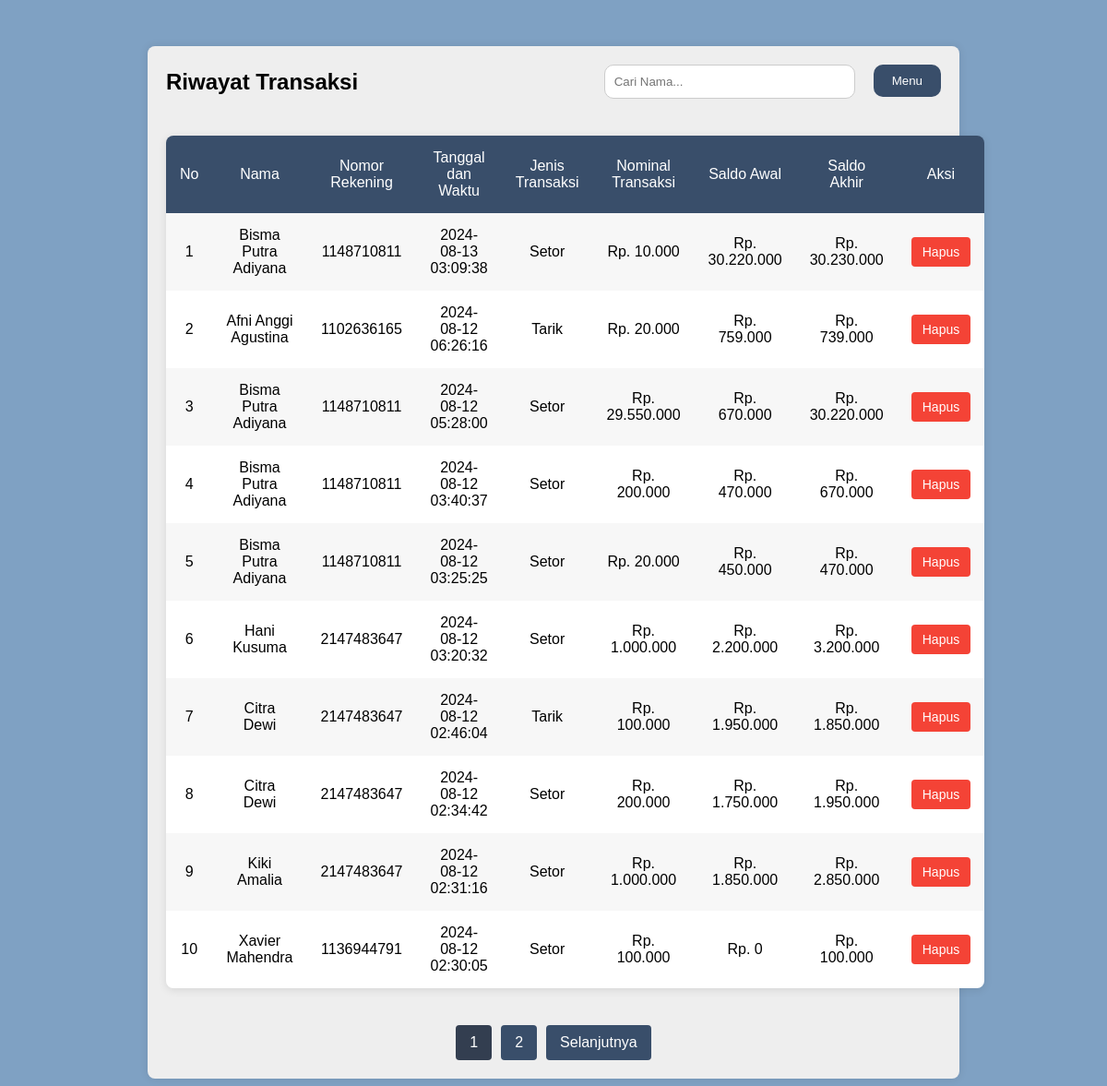
/riwayat.php, run on the app's committed database.
### tables this page shows
CREATE TABLE `riwayat` (
  `id` int(11) NOT NULL,
  `nama` varchar(100) NOT NULL,
  `no_rekening` int(11) NOT NULL,
  `tanggal_waktu` timestamp NOT NULL DEFAULT CURRENT_TIMESTAMP,
  `jenis_transaksi` enum('Setor','Tarik') NOT NULL,
  `nominal` decimal(10,2) NOT NULL,
  `saldo_awal` decimal(10,2) NOT NULL,
  `saldo_akhir` decimal(10,2) NOT NULL
);

### riwayat.php (the view, shortened to what this page needs)
<?php
require_once 'koneksi.php';
$per_page = 10;
$page = isset($_GET['page']) ? (int)$_GET['page'] : 1;
$start = ($page > 1) ? ($page * $per_page) - $per_page : 0;
$search_query = isset($_GET['search']) ? $_GET['search'] : '';
$name_query = $search_query !== '' ? "nama LIKE '%$search_query%'" : '1=1';
$where_query = "WHERE $name_query";
$total = $conn->query("SELECT COUNT(*) AS total FROM riwayat $where_query")->fetch_assoc()['total'];
$pages = ceil($total / $per_page);
$q = $conn->query("SELECT * FROM riwayat $where_query ORDER BY tanggal_waktu DESC LIMIT $start, $per_page");
?>
<!DOCTYPE html>
<html>
<head>
</head>
<body>
    <div class="container">
        <div class="header-container">
            <h1>Riwayat Transaksi</h1>
            <div class="dropdown-wrapper">
                <form method="GET" action="">
                    <input type="text" name="search" placeholder="Cari Nama..." value="<?= htmlspecialchars($search_query) ?>">
                </form>
                <div class="dropdown">
                <button class="dropdown-button">Menu</button>
                </div>
            </div>
        </div>
        <table>
            <tr>
                <th>No</th>
                <th>Nama</th>
                <th>Nomor Rekening</th>
                <th>Tanggal dan Waktu</th>
                <th>Jenis Transaksi</th>
                <th>Nominal Transaksi</th>
                <th>Saldo Awal</th>
                <th>Saldo Akhir</th>
                <th>Aksi</th>
            </tr>
            <?php
            $no = $start + 1;
            while ($dt = $q->fetch_assoc()) :
            ?>
            <tr>
                <td><?= $no++ ?></td>
                <td><?= $dt['nama'] ?></td>
                <td><?= $dt['no_rekening'] ?></td>
                <td><?= $dt['tanggal_waktu'] ?></td>
                <td><?= $dt['jenis_transaksi'] ?></td>
                <td>Rp. <?= number_format($dt['nominal'], 0, ',', '.') ?></td>
                <td>Rp. <?= number_format($dt['saldo_awal'], 0, ',', '.') ?></td>
                <td>Rp. <?= number_format($dt['saldo_akhir'], 0, ',', '.') ?></td>
                <td>
                    <a href="delete_riwayat.php?id=<?= $dt['id'] ?>" class="button2" onclick="return confirm('Anda yakin akan menghapus data ini?')">Hapus</a>
                </td>
            </tr>
            <?php
            endwhile;
            ?>
        </table>
        <div class="pagination">
            <?php for($i = 1; $i <= $pages; $i++): ?>
                <?php if($i == $page): ?>
                    <a href="?page=<?= $i ?>&search=<?= urlencode($search_query) ?>" style="background-color: #333e50;"><?= $i ?></a>
                <?php else: ?>
                    <a href="?page=<?= $i ?>&search=<?= urlencode($search_query) ?>"><?= $i ?></a>
                <?php endif; ?>
            <?php endfor; ?>
            <?php if($page < $pages): ?>
                <a href="?page=<?= $page + 1 ?>&search=<?= urlencode($search_query) ?>">Selanjutnya</a>
            <?php endif; ?>
        </div>
    </div>
</body>
</html>

### riwayat.php (style rules this page uses)
body { font-family: Poppins, sans-serif; background-color: #7FA1C3; display: flex; justify-content: center; align-items: center; height: auto; margin: 50px 0; }
.container { width: 70%; background-color: #EEEEEE; padding: 20px; border-radius: 8px; box-shadow: 0 0 10px rgba(0, 0, 0, 0.1); display: flex; flex-direction: column; gap: 20px; }
.header-container { display: flex; justify-content: space-between; align-items: center; }
.dropdown-wrapper { display: flex; gap: 20px; }
h1 { font-size: 24px; margin: 0; }
input[type="text"] { font-family: Poppins, sans-serif; padding: 10px; border-radius: 10px; border: 1px solid #ccc; width: 250px; transition: border-color 0.3s ease; }
table { width: 100%; border-collapse: separate; border-spacing: 0; border-radius: 8px; overflow: hidden; box-shadow: 0 2px 10px rgba(0, 0, 0, 0.1); margin-top: 20px; }
th, td { padding: 15px; text-align: center; }
th { background-color: #394E6A; color: white; font-weight: normal; }
td { background-color: #ffffff; }
tr:nth-child(even) td { background-color: #F7F7F7; }
.dropdown { position: relative; display: inline-block; }
.dropdown-button { font-family: Poppins, sans-serif; background-color: #394E6A; color: white; padding: 10px 20px; border: none; border-radius: 10px; cursor: pointer; text-align: center; text-decoration: none; width: auto; }
.button2 { font-family: Poppins, sans-serif; background-color: #f44336; color: white; padding: 8px 12px; border: none; border-radius: 4px; cursor: pointer; text-align: center; font-size: 14px; text-decoration: none; display: inline-block; }
.pagination { margin-top: 20px; display: flex; justify-content: center; }
.pagination a { background-color: #394E6A; color: white; padding: 10px 15px; margin: 0 5px; text-decoration: none; border-radius: 4px; transition: background-color 0.3s ease; }

### data on the page
riwayat: nama "Bisma Putra Adiyana", no_rekening "1148710811", tanggal_waktu "2024-08-13 03:09:38", jenis_transaksi "Setor", nominal "10.000", saldo_awal "30.220.000", saldo_akhir "30.230.000"
riwayat: nama "Afni Anggi Agustina", no_rekening "1102636165", tanggal_waktu "2024-08-12 06:26:16", jenis_transaksi "Tarik", nominal "20.000", saldo_awal "759.000", saldo_akhir "739.000"
riwayat: nama "Bisma Putra Adiyana", no_rekening "1148710811", tanggal_waktu "2024-08-12 05:28:00", jenis_transaksi "Setor", nominal "29.550.000", saldo_awal "670.000", saldo_akhir "30.220.000"
riwayat: nama "Bisma Putra Adiyana", no_rekening "1148710811", tanggal_waktu "2024-08-12 03:40:37", jenis_transaksi "Setor", nominal "200.000", saldo_awal "470.000", saldo_akhir "670.000"
riwayat: nama "Bisma Putra Adiyana", no_rekening "1148710811", tanggal_waktu "2024-08-12 03:25:25", jenis_transaksi "Setor", nominal "20.000", saldo_awal "450.000", saldo_akhir "470.000"
riwayat: nama "Hani Kusuma", no_rekening "2147483647", tanggal_waktu "2024-08-12 03:20:32", jenis_transaksi "Setor", nominal "1.000.000", saldo_awal "2.200.000", saldo_akhir "3.200.000"
riwayat: nama "Citra Dewi", no_rekening "2147483647", tanggal_waktu "2024-08-12 02:46:04", jenis_transaksi "Tarik", nominal "100.000", saldo_awal "1.950.000", saldo_akhir "1.850.000"
riwayat: nama "Citra Dewi", no_rekening "2147483647", tanggal_waktu "2024-08-12 02:34:42", jenis_transaksi "Setor", nominal "200.000", saldo_awal "1.750.000", saldo_akhir "1.950.000"
riwayat: nama "Kiki Amalia", no_rekening "2147483647", tanggal_waktu "2024-08-12 02:31:16", jenis_transaksi "Setor", nominal "1.000.000", saldo_awal "1.850.000", saldo_akhir "2.850.000"
riwayat: nama "Xavier Mahendra", no_rekening "1136944791", tanggal_waktu "2024-08-12 02:30:05", jenis_transaksi "Setor", nominal "100.000", saldo_awal "0", saldo_akhir "100.000"
